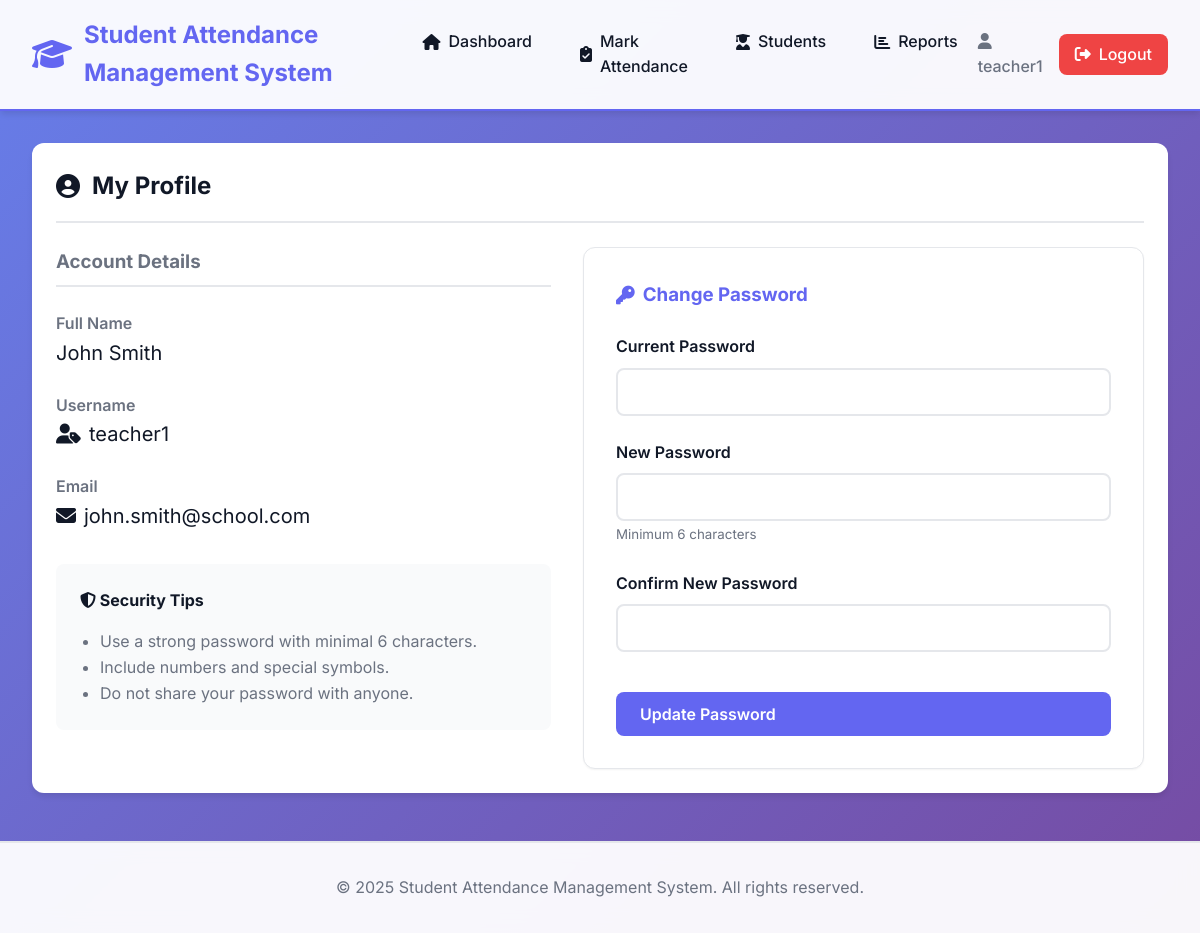
Before: /teacher/profile.php (signed in) with the older database file.
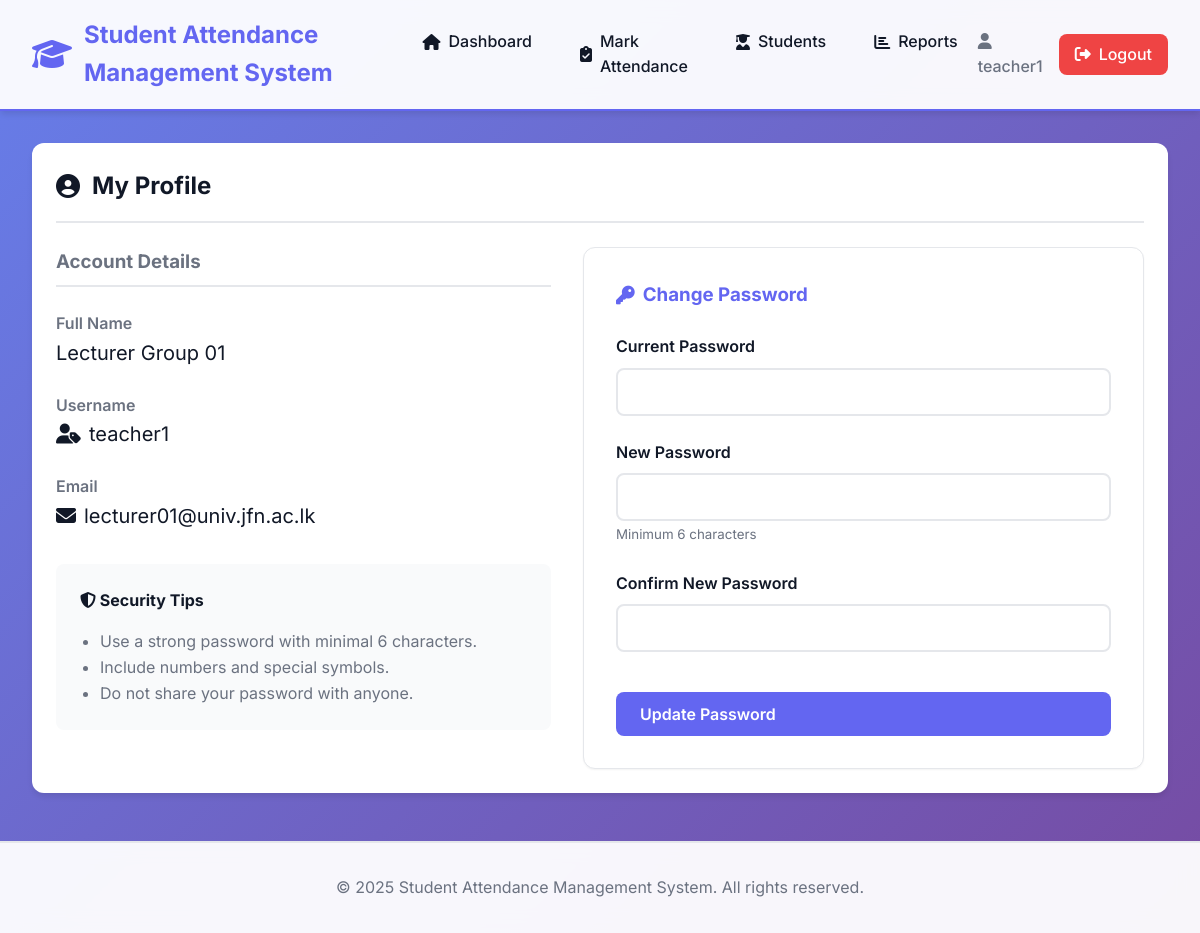
After: the same page with the newer database file.
### tables this page shows
CREATE TABLE teachers (
    id INT AUTO_INCREMENT PRIMARY KEY,
    user_id INT NOT NULL,
    name VARCHAR(100) NOT NULL,
    email VARCHAR(100) UNIQUE NOT NULL,
    phone VARCHAR(20),
    created_at TIMESTAMP DEFAULT CURRENT_TIMESTAMP,
    FOREIGN KEY (user_id) REFERENCES users(id) ON DELETE CASCADE,
    INDEX idx_user_id (user_id)
);

CREATE TABLE users (
    id INT AUTO_INCREMENT PRIMARY KEY,
    username VARCHAR(50) UNIQUE NOT NULL,
    password VARCHAR(255) NOT NULL,
    role ENUM('admin', 'teacher') NOT NULL,
    created_at TIMESTAMP DEFAULT CURRENT_TIMESTAMP,
    INDEX idx_username (username),
    INDEX idx_role (role)
);

### teacher/profile.php (the view, shortened to what this page needs)
<?php
require_once '../includes/header.php';
$teacherId = getTeacherId($pdo, $_SESSION['user_id']);
try {
    $stmt = $pdo->prepare("
        SELECT t.*, u.username
        FROM teachers t
        JOIN users u ON t.user_id = u.id
        WHERE t.id = ?
    ");
    $stmt->execute([$teacherId]);
    $teacher = $stmt->fetch();
} catch (PDOException $e) {
    $teacher = null;
}
?>
<div class="card">
    <div class="card-header">
        <h2><i class="fas fa-user-circle"></i> My Profile</h2>
    </div>
    <div class="card-body">
        <div style="display: flex; gap: 2rem; flex-wrap: wrap;">
            <div style="flex: 1; min-width: 300px;">
                <h3 style="margin-bottom: 1.5rem; color: var(--text-secondary); border-bottom: 2px solid var(--border-color); padding-bottom: 0.5rem;">
                    Account Details
                </h3>
                <div style="margin-bottom: 1.5rem;">
                    <label style="font-weight: 600; color: var(--text-secondary);">Full Name</label>
                    <div style="font-size: 1.25rem; color: var(--text-primary);">
                        <?php echo htmlspecialchars($teacher['name']); ?>
                    </div>
                </div>
                <div style="margin-bottom: 1.5rem;">
                    <label style="font-weight: 600; color: var(--text-secondary);">Username</label>
                    <div style="font-size: 1.25rem; color: var(--text-primary); display: flex; align-items: center; gap: 0.5rem;">
                        <i class="fas fa-user-tag text-secondary"></i>
                        <?php echo htmlspecialchars($teacher['username']); ?>
                    </div>
                </div>
                <div style="margin-bottom: 1.5rem;">
                    <label style="font-weight: 600; color: var(--text-secondary);">Email</label>
                    <div style="font-size: 1.25rem; color: var(--text-primary); display: flex; align-items: center; gap: 0.5rem;">
                        <i class="fas fa-envelope text-secondary"></i>
                        <?php echo htmlspecialchars($teacher['email']); ?>
                    </div>
                </div>
                <div style="background: var(--light-color); padding: 1.5rem; border-radius: var(--radius-md); margin-top: 2rem;">
                    <h4 style="margin-bottom: 1rem;"><i class="fas fa-shield-alt"></i> Security Tips</h4>
                    <ul style="padding-left: 1.25rem; color: var(--text-secondary); line-height: 1.6;">
                        <li>Use a strong password with minimal 6 characters.</li>
                        <li>Include numbers and special symbols.</li>
                        <li>Do not share your password with anyone.</li>
                    </ul>
                </div>
            </div>
            <div style="flex: 1; min-width: 300px; background: #fff; border: 1px solid var(--border-color); padding: 2rem; border-radius: var(--radius-lg); box-shadow: var(--shadow-sm);">
                <h3 style="margin-bottom: 1.5rem; color: var(--primary-color); display: flex; align-items: center; gap: 0.5rem;">
                    <i class="fas fa-key"></i> Change Password
                </h3>
                <form method="POST">
                    <div class="form-group">
                        <label for="current_password" class="form-label">Current Password</label>
                        <input type="password" id="current_password" name="current_password" class="form-control" required>
                    </div>
                    <div class="form-group">
                        <label for="new_password" class="form-label">New Password</label>
                        <input type="password" id="new_password" name="new_password" class="form-control" required minlength="6">
                        <small style="color: var(--text-secondary);">Minimum 6 characters</small>
                    </div>
                    <div class="form-group">
                        <label for="confirm_password" class="form-label">Confirm New Password</label>
                        <input type="password" id="confirm_password" name="confirm_password" class="form-control" required>
                    </div>
                    <button type="submit" class="btn btn-primary" style="width: 100%; margin-top: 1rem;">
                        Update Password
                    </button>
                </form>
            </div>
        </div>
    </div>
</div>
<?php require_once '../includes/footer.php'; ?>

Changed rows visible on the page:
changed teachers "teacher1": name "John Smith" → "Lecturer Group 01"; email "john.smith@school.com" → "lecturer01@univ.jfn.ac.lk"
